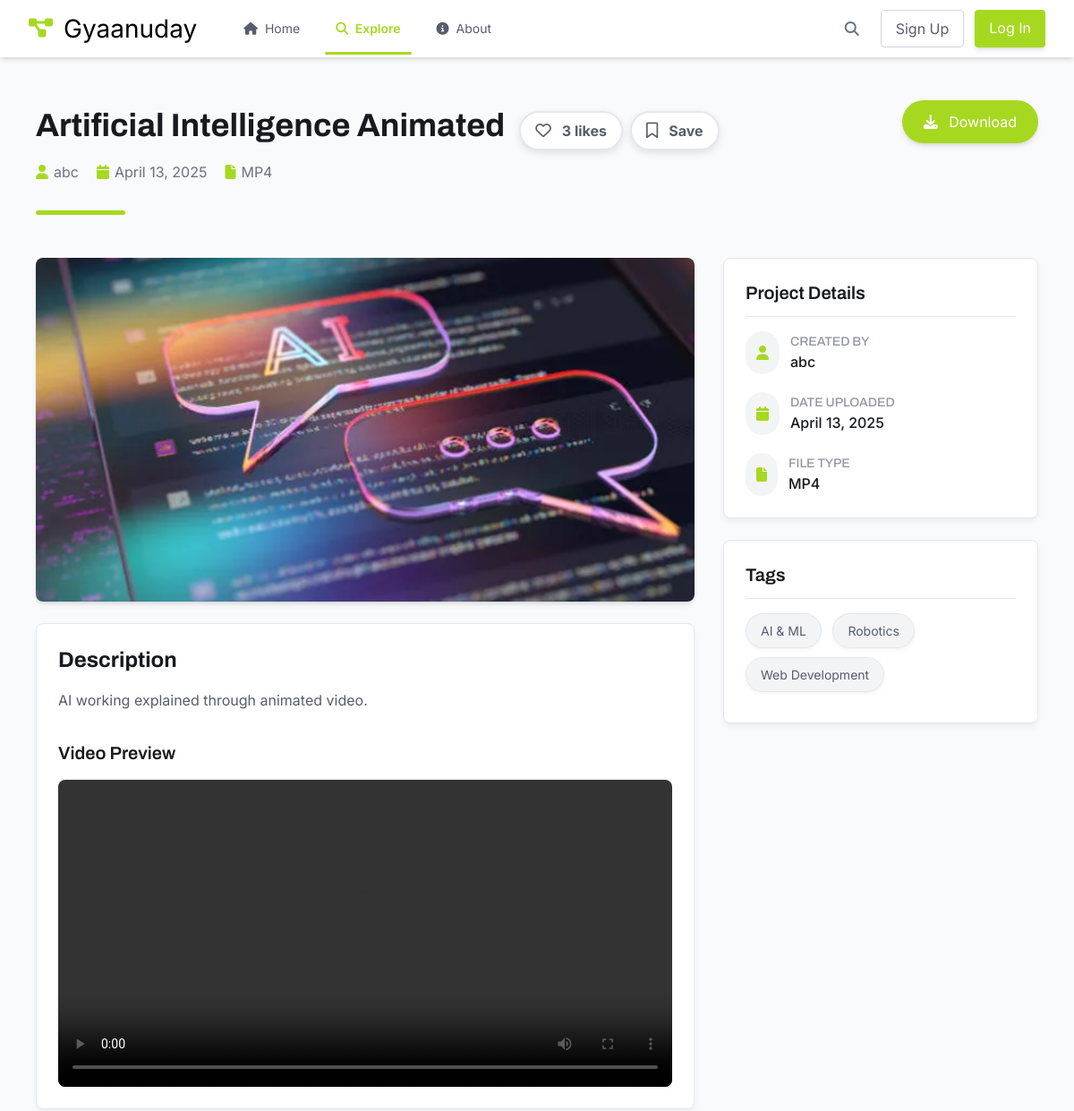
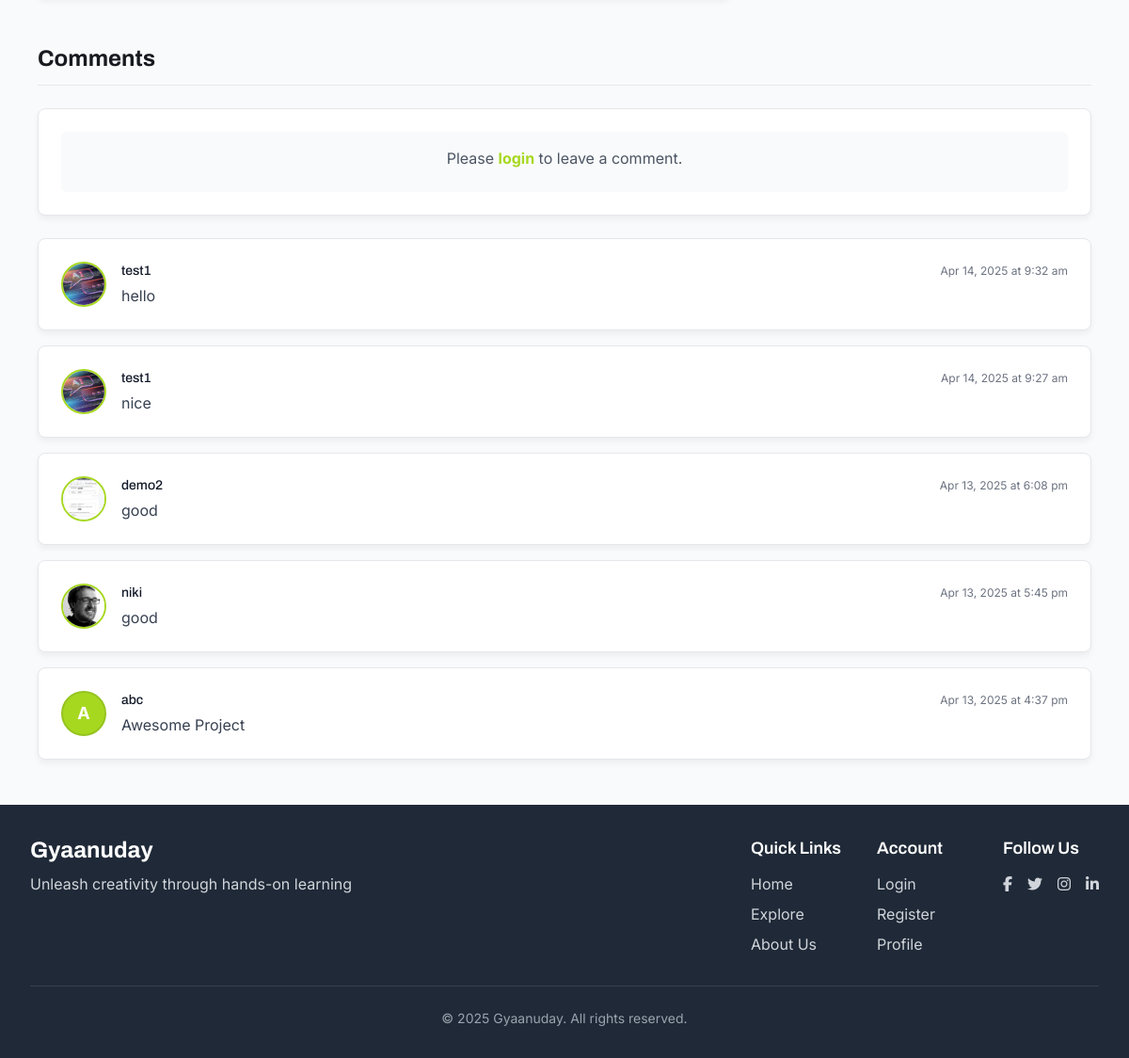
/project_details.php?id=17, run on the app's committed database (2 pictures, top to bottom).
### tables this page shows
CREATE TABLE `projects` (
  `id` int(11) NOT NULL,
  `user_id` int(11) NOT NULL,
  `title` varchar(255) NOT NULL,
  `project_file` varchar(255) NOT NULL,
  `thumbnail` varchar(255) DEFAULT NULL,
  `description` text NOT NULL,
  `tags` varchar(255) NOT NULL,
  `created_at` timestamp NOT NULL DEFAULT current_timestamp()
);

CREATE TABLE `users` (
  `id` int(11) NOT NULL,
  `username` varchar(50) NOT NULL,
  `email` varchar(100) NOT NULL,
  `password` varchar(255) NOT NULL,
  `created_at` timestamp NOT NULL DEFAULT current_timestamp(),
  `profile_photo` varchar(255) DEFAULT NULL,
  `bio` text DEFAULT NULL
);

CREATE TABLE `comments` (
  `id` int(11) NOT NULL,
  `user_id` int(11) NOT NULL,
  `project_id` int(11) NOT NULL,
  `comment` text NOT NULL,
  `created_at` timestamp NOT NULL DEFAULT current_timestamp()
);

### project_details.php (the view, shortened to what this page needs)
<?php
require_once __DIR__ . "/config/database.php";
?>
<!DOCTYPE html>
<html lang="en">
<head>
  <script src="https://cdn.tailwindcss.com"></script>
  <link rel="stylesheet" href="https://cdnjs.cloudflare.com/ajax/libs/font-awesome/6.4.2/css/all.min.css">
</head>
<body>
  <?php include 'navigation.php'; ?>
  <div class="page-content">
    <?php
    $projectId = intval($_GET['id']);
    try {
      $stmt = $pdo->prepare("SELECT p.*, u.username FROM projects p JOIN users u ON p.user_id = u.id WHERE p.id = ?");
      $stmt->execute([$projectId]);
      $project = $stmt->fetch();
      $title = htmlspecialchars($project['title']);
      $description = htmlspecialchars($project['description']);
      $username = htmlspecialchars($project['username']);
      $created = date('F j, Y', strtotime($project['created_at']));
      $tags = $project['tags'] ? explode(',', $project['tags']) : [];
      $fileName = htmlspecialchars($project['thumbnail'] ?? '');
      $filePath = "./uploads/" . $fileName;
      $projectFile = "./uploads/" . htmlspecialchars($project['project_file'] ?? '');
      $ext = strtolower(pathinfo($fileName, PATHINFO_EXTENSION));
      $projectExt = strtolower(pathinfo($project['project_file'] ?? '', PATHINFO_EXTENSION));
      if (in_array($ext, ['jpg', 'jpeg', 'png'])) {
        $thumb = $filePath;
      } else {
        $thumb = "./assets/default_icon.png";
      }
      $likeCount = 0;
      $hasLiked = false;
      $hasBookmarked = false;
      $stmt = $pdo->prepare("SELECT COUNT(*) FROM likes WHERE project_id = ?");
      $stmt->execute([$projectId]);
      $likeCount = $stmt->fetchColumn();
      $comments = [];
      $stmt = $pdo->prepare("
        SELECT c.*, u.username, u.profile_photo
        FROM comments c
        JOIN users u ON c.user_id = u.id
        WHERE c.project_id = ?
        ORDER BY c.created_at DESC
      ");
      $stmt->execute([$projectId]);
      $comments = $stmt->fetchAll(PDO::FETCH_ASSOC);
    } catch (Exception $e) {
      echo '<div class="max-w-6xl mx-auto my-12 px-4">
              <div class="bg-red-100 p-6 rounded-lg">
                <h1 class="text-2xl font-bold text-red-700">Error</h1>
                <p class="mt-2">An error occurred while retrieving project data.</p>
                <p class="text-sm text-red-700">' . $e->getMessage() . '</p>
              </div>
            </div>';
      exit;
    }
    ?>
    <div class="max-w-6xl mx-auto my-12 px-4">
      <div class="flex flex-wrap justify-between items-start mb-12 project-header pb-5">
        <div class="w-full md:w-3/4 mb-4 md:mb-0">
          <div class="flex items-center flex-wrap">
            <h1 class="text-[36px] leading-[48px] font-archivo font-bold text-[#171a1f] mb-3 mr-4"><?php echo $title; ?></h1>
            <div class="flex gap-2 items-center my-3">
              <button id="likeButton" class="like-btn <?php echo $hasLiked ? 'liked' : ''; ?>" data-project-id="<?php echo $projectId; ?>">
                <i class="<?php echo $hasLiked ? 'fas' : 'far'; ?> fa-heart"></i>
                <span class="like-count ml-1"><?php echo $likeCount; ?> <?php echo $likeCount == 1 ? 'like' : 'likes'; ?></span>
              </button>
              <button id="bookmarkButton" class="bookmark-btn <?php echo $hasBookmarked ? 'bookmarked' : ''; ?>" data-project-id="<?php echo $projectId; ?>">
                <i class="<?php echo $hasBookmarked ? 'fas' : 'far'; ?> fa-bookmark"></i>
                <span class="bookmark-count ml-1"><?php echo $hasBookmarked ? 'Saved' : 'Save'; ?></span>
              </button>
            </div>
          </div>
          <div class="flex flex-wrap items-center text-[#565d6d] mb-4">
            <div class="project-meta-item">
              <i class="fas fa-user"></i>
              <span><?php echo $username; ?></span>
            </div>
            <div class="project-meta-item">
              <i class="fas fa-calendar"></i>
              <span><?php echo $created; ?></span>
            </div>
            <div class="project-meta-item">
              <i class="fas fa-file"></i>
              <span class="uppercase"><?php echo $projectExt; ?></span>
            </div>
          </div>
        </div>
        <div class="w-full md:w-1/4 flex justify-center md:justify-end">
          <a href="<?php echo $projectFile; ?>" download class="px-6 py-3 rounded-full text-white button-hover shadow-md inline-block bg-[#A7D820]">
            <i class="fas fa-download mr-2"></i> Download
          </a>
        </div>
      </div>
      <div class="grid grid-cols-1 lg:grid-cols-3 gap-8 project-content-grid">
        <div class="lg:col-span-2">
          <div class="rounded-lg overflow-hidden shadow-md mb-6 card">
            <img src="<?php echo $thumb; ?>" alt="<?php echo $title; ?>" class="w-full h-auto max-h-96 object-cover">
          </div>
          <div class="bg-white rounded-lg p-6 border border-[#e5e7eb] card relative">
            <h2 class="text-2xl font-bold mb-4 text-[#171a1f] font-archivo">Description</h2>
            <p class="text-[#565d6d] text-[16px] leading-[26px] mb-6"><?php echo nl2br($description); ?></p>
            <?php if (in_array($projectExt, ['jpg', 'jpeg', 'png', 'gif'])): ?>
              <h2 class="text-xl font-semibold mt-8 mb-4 text-[#171a1f] font-archivo">Project Preview</h2>
              <img src="<?php echo $projectFile; ?>" alt="Project Preview" class="w-full h-auto rounded-lg">
            <?php elseif (in_array($projectExt, ['mp4', 'webm', 'ogg'])): ?>
              <h2 class="text-xl font-semibold mt-8 mb-4 text-[#171a1f] font-archivo">Video Preview</h2>
              <video controls class="w-full rounded-lg">
                <source src="<?php echo $projectFile; ?>" type="video/<?php echo $projectExt; ?>">
              </video>
            <?php endif; ?>
          </div>
        </div>
        <div>
          <div class="bg-white rounded-lg p-6 border border-[#e5e7eb] mb-6 card">
            <h2 class="text-xl font-semibold mb-4 text-[#171a1f] font-archivo border-b pb-3">Project Details</h2>
            <div class="space-y-5 mt-4">
              <div class="flex items-center">
                <div class="bg-gray-100 rounded-full p-3 mr-3">
                  <i class="fas fa-user text-[#A7D820]"></i>
                </div>
                <div>
                  <h3 class="text-sm font-medium text-[#9095a1]">CREATED BY</h3>
                  <p class="text-[#171a1f] font-medium"><?php echo $username; ?></p>
                </div>
              </div>
              <div class="flex items-center">
                <div class="bg-gray-100 rounded-full p-3 mr-3">
                  <i class="fas fa-calendar text-[#A7D820]"></i>
                </div>
                <div>
                  <h3 class="text-sm font-medium text-[#9095a1]">DATE UPLOADED</h3>
                  <p class="text-[#171a1f] font-medium"><?php echo $created; ?></p>
                </div>
              </div>
              <div class="flex items-center">
                <div class="bg-gray-100 rounded-full p-3 mr-3">
                  <i class="fas fa-file text-[#A7D820]"></i>
                </div>
                <div>
                  <h3 class="text-sm font-medium text-[#9095a1]">FILE TYPE</h3>
                  <p class="text-[#171a1f] font-medium uppercase"><?php echo $projectExt; ?></p>
                </div>
              </div>
            </div>
          </div>
          <div class="bg-white rounded-lg p-6 border border-[#e5e7eb] card">
            <h2 class="text-xl font-semibold mb-4 text-[#171a1f] font-archivo border-b pb-3">Tags</h2>
            <div class="mt-4">
              <?php foreach ($tags as $tag): ?>
                <?php if(trim($tag) !== ''): ?>
                  <span class="tag"><?php echo htmlspecialchars(trim($tag)); ?></span>
                <?php endif; ?>
              <?php endforeach; ?>
            </div>
          </div>
        </div>
      </div>
      <div class="mt-12">
        <h2 class="text-2xl font-bold mb-6 text-[#171a1f] font-archivo border-b pb-3">Comments</h2>
        <div class="bg-white rounded-lg p-6 border border-[#e5e7eb] card mb-6">
          <?php if (isset($_SESSION['user_id'])): ?>
            <form id="commentForm" class="space-y-4">
              <input type="hidden" name="project_id" value="<?php echo $projectId; ?>">
              <div>
                <label for="comment" class="block text-sm font-medium text-gray-700 mb-1">Add a comment</label>
                <textarea
                  id="comment"
                  name="comment"
                  rows="3"
                  class="w-full px-3 py-2 border border-gray-300 rounded-md shadow-sm focus:outline-none focus:ring-2 focus:ring-[#A7D820] focus:border-[#A7D820]"
                  placeholder="Share your thoughts on this project..."
                  required
                ></textarea>
              </div>
              <div class="flex justify-end">
                <button
                  type="submit"
                  class="px-4 py-2 bg-[#A7D820] text-white rounded-md hover:bg-[#95c41f] focus:outline-none focus:ring-2 focus:ring-[#A7D820] focus:ring-offset-2 transition-all button-hover"
                >
                  Post Comment
                </button>
              </div>
            </form>
          <?php else: ?>
            <div class="bg-gray-50 p-4 rounded-md text-center">
              <p class="text-gray-600 mb-2">Please <a href="login.php" class="text-[#A7D820] font-bold">login</a> to leave a comment.</p>
            </div>
          <?php endif; ?>
        </div>
  <div class="space-y-4" id="commentsContainer">
    <?php if (count($comments) > 0): ?>
      <?php foreach ($comments as $comment): ?>
        <div class="bg-white rounded-lg p-6 border border-[#e5e7eb] card">
          <div class="flex items-start space-x-4">
            <div class="flex-shrink-0">
              <?php if (!empty($comment['profile_photo'])): ?>
                <img class="h-12 w-12 rounded-full object-cover profile-img"
                     src="./uploads/profile_photos/<?php echo htmlspecialchars($comment['profile_photo']); ?>"
                     alt="<?php echo htmlspecialchars($comment['username']); ?>">
              <?php else: ?>
                <div class="h-12 w-12 rounded-full bg-[#A7D820] flex items-center justify-center text-white font-bold text-lg profile-initial">
                  <?php echo strtoupper(substr(htmlspecialchars($comment['username']), 0, 1)); ?>
                </div>
              <?php endif; ?>
            </div>
            <div class="flex-grow">
              <div class="flex justify-between items-center mb-1">
                <h3 class="text-sm font-medium text-gray-900"><?php echo htmlspecialchars($comment['username']); ?></h3>
                <p class="text-xs text-gray-500"><?php echo date('M j, Y \a\t g:i a', strtotime($comment['created_at'])); ?></p>
              </div>
              <p class="text-gray-700"><?php echo nl2br(htmlspecialchars($comment['comment'])); ?></p>
            </div>
          </div>
        </div>
      <?php endforeach; ?>
    <?php else: ?>
      <p class="text-sm text-gray-500">No comments yet.</p>
    <?php endif; ?>
  </div>
    </div>
  </div>
  <?php include 'components/footer.php'; ?>
</body>
</html>

### project_details.php (style rules this page uses)
body { font-family: 'Inter', sans-serif; background-color: #f9fafb; display: flex; flex-direction: column; min-height: 100vh; }
.page-content { flex: 1; }
h1, h2, h3 { font-family: 'Archivo', sans-serif; }
.button-hover { transition: all 0.3s ease; }
.tag { background-color: #f3f4f6; padding: 8px 16px; border-radius: 30px; font-size: 0.875rem; color: #565d6d; margin-right: 8px; display: inline-block; margin-bottom: 10px; transition: all 0.2s ease; box-shadow: 0 2px 4px rgba(0,0,0,0.05); border: 1px solid #e5e7eb; }
.like-btn, .bookmark-btn { display: inline-flex; align-items: center; justify-content: center; gap: 8px; padding: 8px 16px; background-color: white; border: 2px solid #e5e7eb; border-radius: 50px; font-size: 1.1rem; color: #565d6d; cursor: pointer; transition: all 0.3s ease; box-shadow: 0 3px 8px rgba(0,0,0,0.1); position: relative; top: auto; right: auto; width: auto; height: auto; }
.like-count, .bookmark-count { position: relative; top: auto; right: auto; background: none; color: inherit; border-radius: 0; min-width: auto; height: auto; font-size: 1rem; font-weight: bold; padding: 0; }
.card { border-radius: 12px; overflow: hidden; transition: all 0.3s ease; box-shadow: 0 4px 6px rgba(0, 0, 0, 0.05); }
.project-header { position: relative; }
.project-header::after { content: ''; position: absolute; bottom: 0; left: 0; width: 100px; height: 5px; background-color: #A7D820; border-radius: 3px; }
.project-meta-item { display: flex; align-items: center; margin-right: 20px; color: #6b7280; }
.project-meta-item i { margin-right: 6px; color: #A7D820; }
.profile-img { border: 2px solid #A7D820; transition: all 0.3s ease; }
.profile-initial { border: 2px solid #95c41f; transition: all 0.3s ease; }
.project-content-grid { display: grid; grid-template-columns: 1fr; }
@media (min-width: 1024px) { .project-content-grid { grid-template-columns: 2fr 1fr; } }

### data on the page
projects: title "Artificial Intelligence Animated", user.username "abc", created_at "April 13, 2025", project_file "MP4", thumbnail (picture), description "AI working explained through animated video.", tags "AI & ML", tags "Robotics", tags "Web Development"
comments: user.profile_photo (picture), user.username "test1", created_at "Apr 14, 2025 at 9:32 am", comment "hello"
comments: user.profile_photo (picture), user.username "test1", created_at "Apr 14, 2025 at 9:27 am", comment "nice"
comments: user.profile_photo (picture), user.username "demo2", created_at "Apr 13, 2025 at 6:08 pm", comment "good"
comments: user.profile_photo (picture), user.username "niki", created_at "Apr 13, 2025 at 5:45 pm", comment "good"
comments: user.username "A", user.username "abc", created_at "Apr 13, 2025 at 4:37 pm", comment "Awesome Project"

### other printed values
$likeCount "3"
